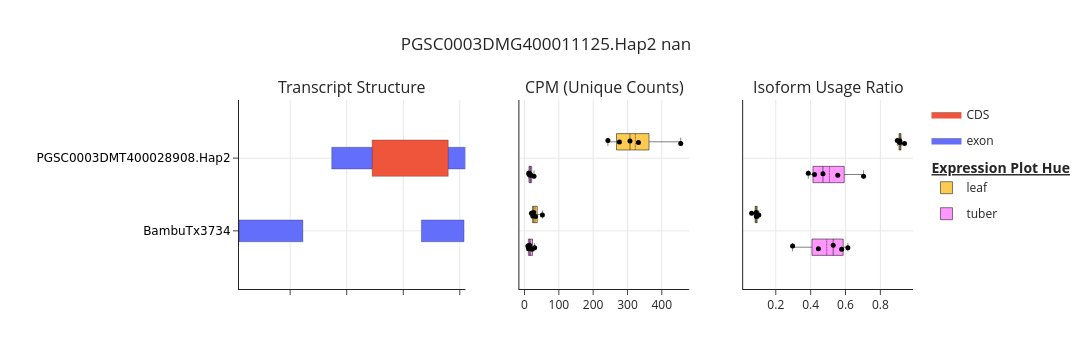
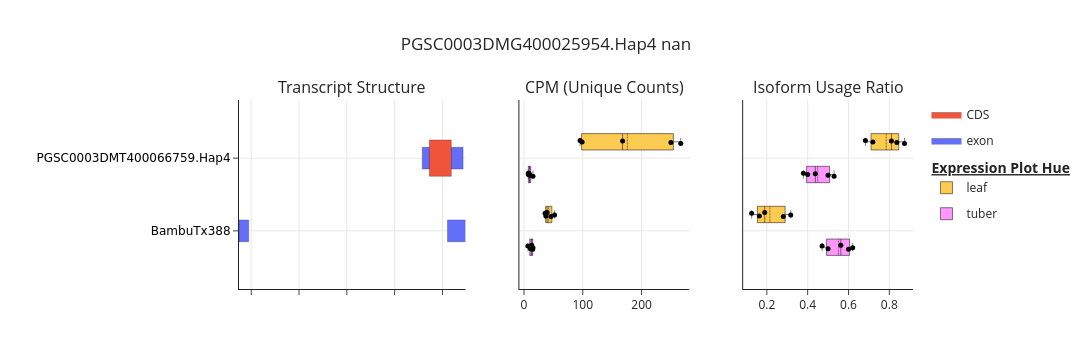
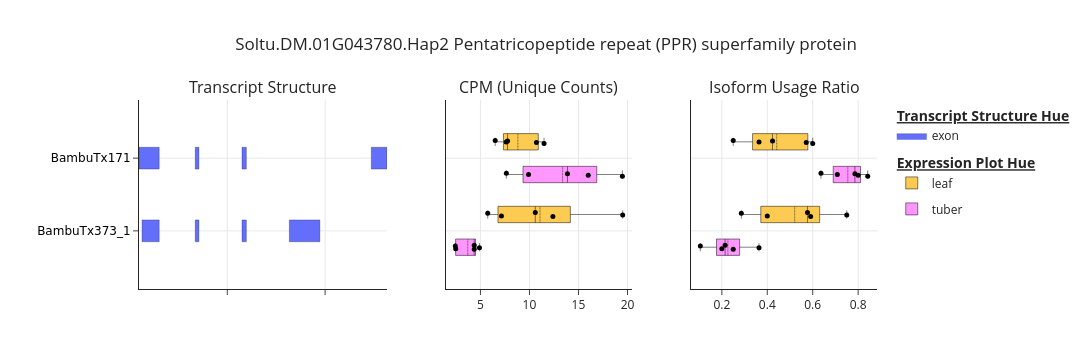
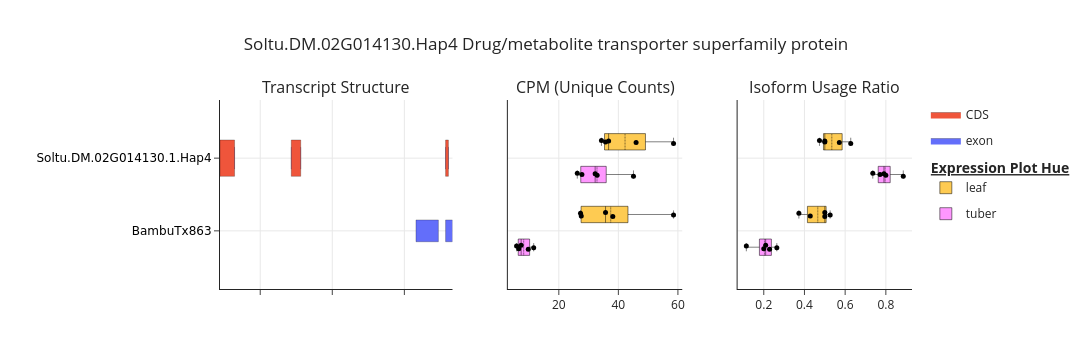

Here is the notebook cell these charts were saved with, in order:
### Code cell
figures = poly.plot_differential_isoform_usage(
    results_df=DIU_plotting_result,
    annotation_df=annotation_pl,
    fdr_threshold=0.05,
    ratio_difference_threshold=0.2
)

### Figure 1 — Plotly figure (JSON) as saved in the notebook; plotly's stock layout.template omitted (floating-point values rounded to 4 significant figures)
{"data": [{"fill": "toself", "fillcolor": "#636EFA", "hoverinfo": "text", "hoverlabel": {"namelength": -1}, "hoveron": "fills+points", "hovertemplate": "<b>transcript_id:</b> PGSC0003DMT400028908.Hap2<br><b>Feature Type:</b> exon<br><b>Feature Number:</b> None<br><b>Chromosome:</b> chr10_2<br><b>Start:</b> 13877947<br><b>End:</b> 13878420<br><b>Size:</b> 474<br><extra></extra>", "legendgroup": "exon", "legendgrouptitle": {"text": ""}, "legendrank": 2, "line": {"color": "black", "width": 0.25}, "mode": "lines", "name": "exon", "opacity": 1, "showlegend": true, "type": "scatter", "x": [13877947, 13878420, 13878420, 13877947, 13877947], "xaxis": "x", "y": [0.85, 0.85, 1.15, 1.15, 0.85], "yaxis": "y"}, {"fill": "toself", "fillcolor": "#636EFA", "hoverinfo": "text", "hoverlabel": {"namelength": -1}, "hoveron": "fills+points", "hovertemplate": "<b>transcript_id:</b> BambuTx3734<br><b>Feature Type:</b> exon<br><b>Feature Number:</b> None<br><b>Chromosome:</b> chr10_2<br><b>Start:</b> 13878264<br><b>End:</b> 13878415<br><b>Size:</b> 152<br><extra></extra>", "legendgroup": "exon", "legendgrouptitle": {"text": ""}, "legendrank": 2, "line": {"color": "black", "width": 0.25}, "mode": "lines", "name": "exon", "opacity": 1, "showlegend": false, "type": "scatter", "x": [13878264, 13878415, 13878415, 13878264, 13878264], "xaxis": "x", "y": [-0.15, -0.15, 0.15, 0.15, -0.15], "yaxis": "y"}, {"fill": "toself", "fillcolor": "#636EFA", "hoverinfo": "text", "hoverlabel": {"namelength": -1}, "hoveron": "fills+points", "hovertemplate": "<b>transcript_id:</b> BambuTx3734<br><b>Feature Type:</b> exon<br><b>Feature Number:</b> None<br><b>Chromosome:</b> chr10_2<br><b>Start:</b> 13877619<br><b>End:</b> 13877845<br><b>Size:</b> 227<br><extra></extra>", "legendgroup": "exon", "legendgrouptitle": {"text": ""}, "legendrank": 2, "line": {"color": "black", "width": 0.25}, "mode": "lines", "name": "exon", "opacity": 1, "showlegend": false, "type": "scatter", "x": [13877619, 13877845, 13877845, 13877619, 13877619], "xaxis": "x", "y": [-0.15, -0.15, 0.15, 0.15, -0.15], "yaxis": "y"}, {"fill": "toself", "fillcolor": "#EF553B", "hoverinfo": "text", "hoverlabel": {"namelength": -1}, "hoveron": "fills+points", "hovertemplate": "<b>transcript_id:</b> PGSC0003DMT400028908.Hap2<br><b>Feature Type:</b> CDS<br><b>Feature Number:</b> None<br><b>Chromosome:</b> chr10_2<br><b>Start:</b> 13878090<br><b>End:</b> 13878359<br><b>Size:</b> 270<br><extra></extra>", "legendgroup": "CDS", "legendgrouptitle": {"text": ""}, "legendrank": 1, "line": {"color": "black", "width": 0.25}, "mode": "lines", "name": "CDS", "opacity": 1, "showlegend": true, "type": "scatter", "x": [13878090, 13878359, 13878359, 13878090, 13878090], "xaxis": "x", "y": [0.75, 0.75, 1.25, 1.25, 0.75], "yaxis": "y"}, {"boxmean": true, "boxpoints": "all", "fillcolor": "#FF97FF", "jitter": 0.3, "legendgroup": "tuber", "legendgrouptitle": {"text": ""}, "legendrank": 4, "line": {"width": 0.5}, "marker": {"color": "black", "opacity": 1, "size": 5}, "name": "tuber", "offsetgroup": "4", "opacity": 1, "orientation": "h", "pointpos": 0, "showlegend": true, "text": ["SRR14995031", "SRR14995033", "SRR14995032", "SRR14995034", "SRR14995933", "SRR14995031", "SRR14995033", "SRR14995032", "SRR14995034", "SRR14995933"], "type": "box", "x": [21.22, 14.86, 29.48, 11.63, 9.739, 15.51, 13.21, 18.56, 27.63, 12.17], "xaxis": "x2", "y": ["0", "0", "0", "0", "0", "1", "1", "1", "1", "1"], "yaxis": "y2"}, {"boxmean": true, "boxpoints": "all", "fillcolor": "#FECB52", "jitter": 0.3, "legendgroup": "leaf", "legendgrouptitle": {"text": "<b><u>Expression Plot Hue<u><b>"}, "legendrank": 3, "line": {"width": 0.5}, "marker": {"color": "black", "opacity": 1, "size": 5}, "name": "leaf", "offsetgroup": "3", "opacity": 1, "orientation": "h", "pointpos": 0, "showlegend": true, "text": ["SRR14993893", "SRR14993895", "SRR14993894", "SRR14993892", "SRR14996168", "SRR14993893", "SRR14993895", "SRR14993894", "SRR14993892", "SRR14996168"], "type": "box", "x": [52.03, 20.11, 24.01, 32.12, 26.69, 455.2, 307.3, 242.9, 331.9, 276.4], "xaxis": "x2", "y": ["0", "0", "0", "0", "0", "1", "1", "1", "1", "1"], "yaxis": "y2"}, {"boxmean": true, "boxpoints": "all", "fillcolor": "#FF97FF", "jitter": 0.3, "legendgroup": "tuber", "legendgrouptitle": {"text": ""}, "legendrank": 4, "line": {"width": 0.5}, "marker": {"color": "black", "opacity": 1, "size": 5}, "name": "tuber", "offsetgroup": "4", "opacity": 1, "orientation": "h", "pointpos": 0, "showlegend": false, "text": ["SRR14995031", "SRR14995033", "SRR14995032", "SRR14995034", "SRR14995933", "SRR14995031", "SRR14995033", "SRR14995032", "SRR14995034", "SRR14995933"], "type": "box", "x": [0.5778, 0.5294, 0.6136, 0.2963, 0.4444, 0.4222, 0.4706, 0.3864, 0.7037, 0.5556], "xaxis": "x3", "y": ["0", "0", "0", "0", "0", "1", "1", "1", "1", "1"], "yaxis": "y3"}, {"boxmean": true, "boxpoints": "all", "fillcolor": "#FECB52", "jitter": 0.3, "legendgroup": "leaf", "legendgrouptitle": {"text": "<b><u>Expression Plot Hue<u><b>"}, "legendrank": 3, "line": {"width": 0.5}, "marker": {"color": "black", "opacity": 1, "size": 5}, "name": "leaf", "offsetgroup": "3", "opacity": 1, "orientation": "h", "pointpos": 0, "showlegend": false, "text": ["SRR14993893", "SRR14993895", "SRR14993894", "SRR14993892", "SRR14996168", "SRR14993893", "SRR14993895", "SRR14993894", "SRR14993892", "SRR14996168"], "type": "box", "x": [0.1026, 0.0614, 0.08995, 0.08824, 0.08805, 0.8974, 0.9386, 0.9101, 0.9118, 0.9119], "xaxis": "x3", "y": ["0", "0", "0", "0", "0", "1", "1", "1", "1", "1"], "yaxis": "y3"}], "layout": {"annotations": [{"font": {"size": 16}, "showarrow": false, "text": "Transcript Structure", "x": 0.168, "xanchor": "center", "xref": "paper", "y": 1, "yanchor": "bottom", "yref": "paper"}, {"font": {"size": 16}, "showarrow": false, "text": "CPM (Unique Counts)", "x": 0.542, "xanchor": "center", "xref": "paper", "y": 1, "yanchor": "bottom", "yref": "paper"}, {"font": {"size": 16}, "showarrow": false, "text": "Isoform Usage Ratio", "x": 0.874, "xanchor": "center", "xref": "paper", "y": 1, "yanchor": "bottom", "yref": "paper"}], "boxgap": 0.1, "boxgroupgap": 0.5, "boxmode": "group", "height": 350, "hoverlabel": {"font": {"size": 12}}, "hovermode": "closest", "legend": {"font": {"size": 12}, "grouptitlefont": {"size": 14}, "tracegroupgap": 7}, "margin": {"b": 50, "l": 100, "r": 50, "t": 100}, "showlegend": true, "title": {"text": "PGSC0003DMG400011125.Hap2 nan", "x": 0.5, "xanchor": "center"}, "violingap": 0.1, "violingroupgap": 0.5, "violinmode": "group", "width": 1300, "xaxis": {"anchor": "y", "domain": [0, 0.336], "showgrid": true, "showticklabels": false, "tickfont": {"size": 12}, "title": {"text": ""}}, "xaxis2": {"anchor": "y2", "domain": [0.416, 0.668], "showgrid": true, "showticklabels": true, "tickfont": {"size": 12}, "title": {"text": ""}}, "xaxis3": {"anchor": "y3", "domain": [0.748, 1], "showgrid": true, "showticklabels": true, "tickfont": {"size": 12}, "title": {"text": ""}}, "yaxis": {"anchor": "x", "domain": [0, 1], "range": [-0.8, 1.8], "showgrid": true, "showticklabels": true, "tickfont": {"color": "black", "family": "DejaVu Sans", "size": 12}, "ticktext": ["BambuTx3734", "PGSC0003DMT400028908.Hap2"], "tickvals": [0, 1], "title": {"text": ""}}, "yaxis2": {"anchor": "x2", "domain": [0, 1], "matches": "y", "range": [-0.8, 1.8], "showgrid": true, "showticklabels": false, "ticks": "", "ticktext": ["BambuTx3734", "PGSC0003DMT400028908.Hap2"], "tickvals": [0, 1]}, "yaxis3": {"anchor": "x3", "domain": [0, 1], "matches": "y", "range": [-0.8, 1.8], "showgrid": true, "showticklabels": false, "ticks": "", "ticktext": ["BambuTx3734", "PGSC0003DMT400028908.Hap2"], "tickvals": [0, 1]}}}

### Figure 2 — Plotly figure (JSON) as saved in the notebook; plotly's stock layout.template omitted (floating-point values rounded to 4 significant figures)
{"data": [{"fill": "toself", "fillcolor": "#636EFA", "hoverinfo": "text", "hoverlabel": {"namelength": -1}, "hoveron": "fills+points", "hovertemplate": "<b>transcript_id:</b> PGSC0003DMT400066759.Hap4<br><b>Feature Type:</b> exon<br><b>Feature Number:</b> None<br><b>Chromosome:</b> chr01_4<br><b>Start:</b> 65881789<br><b>End:</b> 65882216<br><b>Size:</b> 428<br><extra></extra>", "legendgroup": "exon", "legendgrouptitle": {"text": ""}, "legendrank": 2, "line": {"color": "black", "width": 0.25}, "mode": "lines", "name": "exon", "opacity": 1, "showlegend": true, "type": "scatter", "x": [65881789, 65882216, 65882216, 65881789, 65881789], "xaxis": "x", "y": [0.85, 0.85, 1.15, 1.15, 0.85], "yaxis": "y"}, {"fill": "toself", "fillcolor": "#636EFA", "hoverinfo": "text", "hoverlabel": {"namelength": -1}, "hoveron": "fills+points", "hovertemplate": "<b>transcript_id:</b> BambuTx388<br><b>Feature Type:</b> exon<br><b>Feature Number:</b> None<br><b>Chromosome:</b> chr01_4<br><b>Start:</b> 65882053<br><b>End:</b> 65882241<br><b>Size:</b> 189<br><extra></extra>", "legendgroup": "exon", "legendgrouptitle": {"text": ""}, "legendrank": 2, "line": {"color": "black", "width": 0.25}, "mode": "lines", "name": "exon", "opacity": 1, "showlegend": false, "type": "scatter", "x": [65882053, 65882241, 65882241, 65882053, 65882053], "xaxis": "x", "y": [-0.15, -0.15, 0.15, 0.15, -0.15], "yaxis": "y"}, {"fill": "toself", "fillcolor": "#636EFA", "hoverinfo": "text", "hoverlabel": {"namelength": -1}, "hoveron": "fills+points", "hovertemplate": "<b>transcript_id:</b> BambuTx388<br><b>Feature Type:</b> exon<br><b>Feature Number:</b> None<br><b>Chromosome:</b> chr01_4<br><b>Start:</b> 65879872<br><b>End:</b> 65879973<br><b>Size:</b> 102<br><extra></extra>", "legendgroup": "exon", "legendgrouptitle": {"text": ""}, "legendrank": 2, "line": {"color": "black", "width": 0.25}, "mode": "lines", "name": "exon", "opacity": 1, "showlegend": false, "type": "scatter", "x": [65879872, 65879973, 65879973, 65879872, 65879872], "xaxis": "x", "y": [-0.15, -0.15, 0.15, 0.15, -0.15], "yaxis": "y"}, {"fill": "toself", "fillcolor": "#EF553B", "hoverinfo": "text", "hoverlabel": {"namelength": -1}, "hoveron": "fills+points", "hovertemplate": "<b>transcript_id:</b> PGSC0003DMT400066759.Hap4<br><b>Feature Type:</b> CDS<br><b>Feature Number:</b> None<br><b>Chromosome:</b> chr01_4<br><b>Start:</b> 65881863<br><b>End:</b> 65882093<br><b>Size:</b> 231<br><extra></extra>", "legendgroup": "CDS", "legendgrouptitle": {"text": ""}, "legendrank": 1, "line": {"color": "black", "width": 0.25}, "mode": "lines", "name": "CDS", "opacity": 1, "showlegend": true, "type": "scatter", "x": [65881863, 65882093, 65882093, 65881863, 65881863], "xaxis": "x", "y": [0.75, 0.75, 1.25, 1.25, 0.75], "yaxis": "y"}, {"boxmean": true, "boxpoints": "all", "fillcolor": "#FF97FF", "jitter": 0.3, "legendgroup": "tuber", "legendgrouptitle": {"text": ""}, "legendrank": 4, "line": {"width": 0.5}, "marker": {"color": "black", "opacity": 1, "size": 5}, "name": "tuber", "offsetgroup": "4", "opacity": 1, "orientation": "h", "pointpos": 0, "showlegend": true, "text": ["SRR14995031", "SRR14995033", "SRR14995032", "SRR14995034", "SRR14995933", "SRR14995031", "SRR14995033", "SRR14995032", "SRR14995034", "SRR14995933"], "type": "box", "x": [14.69, 6.605, 15.29, 13.09, 10.96, 8.979, 7.43, 15.29, 10.18, 7.305], "xaxis": "x2", "y": ["0", "0", "0", "0", "0", "1", "1", "1", "1", "1"], "yaxis": "y2"}, {"boxmean": true, "boxpoints": "all", "fillcolor": "#FECB52", "jitter": 0.3, "legendgroup": "leaf", "legendgrouptitle": {"text": "<b><u>Expression Plot Hue<u><b>"}, "legendrank": 3, "line": {"width": 0.5}, "marker": {"color": "black", "opacity": 1, "size": 5}, "name": "leaf", "offsetgroup": "3", "opacity": 1, "orientation": "h", "pointpos": 0, "showlegend": true, "text": ["SRR14993893", "SRR14993895", "SRR14993894", "SRR14993892", "SRR14996168", "SRR14993893", "SRR14993895", "SRR14993894", "SRR14993892", "SRR14996168"], "type": "box", "x": [52.03, 35.9, 45.9, 39.26, 37.18, 266.6, 249.9, 98.86, 167.7, 95.32], "xaxis": "x2", "y": ["0", "0", "0", "0", "0", "1", "1", "1", "1", "1"], "yaxis": "y2"}, {"boxmean": true, "boxpoints": "all", "fillcolor": "#FF97FF", "jitter": 0.3, "legendgroup": "tuber", "legendgrouptitle": {"text": ""}, "legendrank": 4, "line": {"width": 0.5}, "marker": {"color": "black", "opacity": 1, "size": 5}, "name": "tuber", "offsetgroup": "4", "opacity": 1, "orientation": "h", "pointpos": 0, "showlegend": false, "text": ["SRR14995031", "SRR14995033", "SRR14995032", "SRR14995034", "SRR14995933", "SRR14995031", "SRR14995033", "SRR14995032", "SRR14995034", "SRR14995933"], "type": "box", "x": [0.6207, 0.4706, 0.5, 0.5625, 0.6, 0.3793, 0.5294, 0.5, 0.4375, 0.4], "xaxis": "x3", "y": ["0", "0", "0", "0", "0", "1", "1", "1", "1", "1"], "yaxis": "y3"}, {"boxmean": true, "boxpoints": "all", "fillcolor": "#FECB52", "jitter": 0.3, "legendgroup": "leaf", "legendgrouptitle": {"text": "<b><u>Expression Plot Hue<u><b>"}, "legendrank": 3, "line": {"width": 0.5}, "marker": {"color": "black", "opacity": 1, "size": 5}, "name": "leaf", "offsetgroup": "3", "opacity": 1, "orientation": "h", "pointpos": 0, "showlegend": false, "text": ["SRR14993893", "SRR14993895", "SRR14993894", "SRR14993892", "SRR14996168", "SRR14993893", "SRR14993895", "SRR14993894", "SRR14993892", "SRR14996168"], "type": "box", "x": [0.1633, 0.1256, 0.3171, 0.1897, 0.2806, 0.8367, 0.8744, 0.6829, 0.8103, 0.7194], "xaxis": "x3", "y": ["0", "0", "0", "0", "0", "1", "1", "1", "1", "1"], "yaxis": "y3"}], "layout": {"annotations": [{"font": {"size": 16}, "showarrow": false, "text": "Transcript Structure", "x": 0.168, "xanchor": "center", "xref": "paper", "y": 1, "yanchor": "bottom", "yref": "paper"}, {"font": {"size": 16}, "showarrow": false, "text": "CPM (Unique Counts)", "x": 0.542, "xanchor": "center", "xref": "paper", "y": 1, "yanchor": "bottom", "yref": "paper"}, {"font": {"size": 16}, "showarrow": false, "text": "Isoform Usage Ratio", "x": 0.874, "xanchor": "center", "xref": "paper", "y": 1, "yanchor": "bottom", "yref": "paper"}], "boxgap": 0.1, "boxgroupgap": 0.5, "boxmode": "group", "height": 350, "hoverlabel": {"font": {"size": 12}}, "hovermode": "closest", "legend": {"font": {"size": 12}, "grouptitlefont": {"size": 14}, "tracegroupgap": 7}, "margin": {"b": 50, "l": 100, "r": 50, "t": 100}, "showlegend": true, "title": {"text": "PGSC0003DMG400025954.Hap4 nan", "x": 0.5, "xanchor": "center"}, "violingap": 0.1, "violingroupgap": 0.5, "violinmode": "group", "width": 1300, "xaxis": {"anchor": "y", "domain": [0, 0.336], "showgrid": true, "showticklabels": false, "tickfont": {"size": 12}, "title": {"text": ""}}, "xaxis2": {"anchor": "y2", "domain": [0.416, 0.668], "showgrid": true, "showticklabels": true, "tickfont": {"size": 12}, "title": {"text": ""}}, "xaxis3": {"anchor": "y3", "domain": [0.748, 1], "showgrid": true, "showticklabels": true, "tickfont": {"size": 12}, "title": {"text": ""}}, "yaxis": {"anchor": "x", "domain": [0, 1], "range": [-0.8, 1.8], "showgrid": true, "showticklabels": true, "tickfont": {"color": "black", "family": "DejaVu Sans", "size": 12}, "ticktext": ["BambuTx388", "PGSC0003DMT400066759.Hap4"], "tickvals": [0, 1], "title": {"text": ""}}, "yaxis2": {"anchor": "x2", "domain": [0, 1], "matches": "y", "range": [-0.8, 1.8], "showgrid": true, "showticklabels": false, "ticks": "", "ticktext": ["BambuTx388", "PGSC0003DMT400066759.Hap4"], "tickvals": [0, 1]}, "yaxis3": {"anchor": "x3", "domain": [0, 1], "matches": "y", "range": [-0.8, 1.8], "showgrid": true, "showticklabels": false, "ticks": "", "ticktext": ["BambuTx388", "PGSC0003DMT400066759.Hap4"], "tickvals": [0, 1]}}}

### Figure 3 — Plotly figure (JSON) as saved in the notebook; plotly's stock layout.template omitted (floating-point values rounded to 4 significant figures)
{"data": [{"fill": "toself", "fillcolor": "#636EFA", "hoverinfo": "text", "hoverlabel": {"namelength": -1}, "hoveron": "fills+points", "hovertemplate": "<b>transcript_id:</b> BambuTx171<br><b>Feature Type:</b> exon<br><b>Feature Number:</b> None<br><b>Chromosome:</b> chr01_2<br><b>Start:</b> 72116943<br><b>End:</b> 72117264<br><b>Size:</b> 322<br><extra></extra>", "legendgroup": "exon", "legendgrouptitle": {"text": "<b><u>Transcript Structure Hue<u><b>"}, "legendrank": 1, "line": {"color": "black", "width": 0.25}, "mode": "lines", "name": "exon", "opacity": 1, "showlegend": true, "type": "scatter", "x": [72116943, 72117264, 72117264, 72116943, 72116943], "xaxis": "x", "y": [0.85, 0.85, 1.15, 1.15, 0.85], "yaxis": "y"}, {"fill": "toself", "fillcolor": "#636EFA", "hoverinfo": "text", "hoverlabel": {"namelength": -1}, "hoveron": "fills+points", "hovertemplate": "<b>transcript_id:</b> BambuTx171<br><b>Feature Type:</b> exon<br><b>Feature Number:</b> None<br><b>Chromosome:</b> chr01_2<br><b>Start:</b> 72114300<br><b>End:</b> 72114390<br><b>Size:</b> 91<br><extra></extra>", "legendgroup": "exon", "legendgrouptitle": {"text": "<b><u>Transcript Structure Hue<u><b>"}, "legendrank": 1, "line": {"color": "black", "width": 0.25}, "mode": "lines", "name": "exon", "opacity": 1, "showlegend": false, "type": "scatter", "x": [72114300, 72114390, 72114390, 72114300, 72114300], "xaxis": "x", "y": [0.85, 0.85, 1.15, 1.15, 0.85], "yaxis": "y"}, {"fill": "toself", "fillcolor": "#636EFA", "hoverinfo": "text", "hoverlabel": {"namelength": -1}, "hoveron": "fills+points", "hovertemplate": "<b>transcript_id:</b> BambuTx171<br><b>Feature Type:</b> exon<br><b>Feature Number:</b> None<br><b>Chromosome:</b> chr01_2<br><b>Start:</b> 72113344<br><b>End:</b> 72113420<br><b>Size:</b> 77<br><extra></extra>", "legendgroup": "exon", "legendgrouptitle": {"text": "<b><u>Transcript Structure Hue<u><b>"}, "legendrank": 1, "line": {"color": "black", "width": 0.25}, "mode": "lines", "name": "exon", "opacity": 1, "showlegend": false, "type": "scatter", "x": [72113344, 72113420, 72113420, 72113344, 72113344], "xaxis": "x", "y": [0.85, 0.85, 1.15, 1.15, 0.85], "yaxis": "y"}, {"fill": "toself", "fillcolor": "#636EFA", "hoverinfo": "text", "hoverlabel": {"namelength": -1}, "hoveron": "fills+points", "hovertemplate": "<b>transcript_id:</b> BambuTx171<br><b>Feature Type:</b> exon<br><b>Feature Number:</b> None<br><b>Chromosome:</b> chr01_2<br><b>Start:</b> 72112195<br><b>End:</b> 72112608<br><b>Size:</b> 414<br><extra></extra>", "legendgroup": "exon", "legendgrouptitle": {"text": "<b><u>Transcript Structure Hue<u><b>"}, "legendrank": 1, "line": {"color": "black", "width": 0.25}, "mode": "lines", "name": "exon", "opacity": 1, "showlegend": false, "type": "scatter", "x": [72112195, 72112608, 72112608, 72112195, 72112195], "xaxis": "x", "y": [0.85, 0.85, 1.15, 1.15, 0.85], "yaxis": "y"}, {"fill": "toself", "fillcolor": "#636EFA", "hoverinfo": "text", "hoverlabel": {"namelength": -1}, "hoveron": "fills+points", "hovertemplate": "<b>transcript_id:</b> BambuTx373_1<br><b>Feature Type:</b> exon<br><b>Feature Number:</b> None<br><b>Chromosome:</b> chr01_2<br><b>Start:</b> 72115268<br><b>End:</b> 72115893<br><b>Size:</b> 626<br><extra></extra>", "legendgroup": "exon", "legendgrouptitle": {"text": "<b><u>Transcript Structure Hue<u><b>"}, "legendrank": 1, "line": {"color": "black", "width": 0.25}, "mode": "lines", "name": "exon", "opacity": 1, "showlegend": false, "type": "scatter", "x": [72115268, 72115893, 72115893, 72115268, 72115268], "xaxis": "x", "y": [-0.15, -0.15, 0.15, 0.15, -0.15], "yaxis": "y"}, {"fill": "toself", "fillcolor": "#636EFA", "hoverinfo": "text", "hoverlabel": {"namelength": -1}, "hoveron": "fills+points", "hovertemplate": "<b>transcript_id:</b> BambuTx373_1<br><b>Feature Type:</b> exon<br><b>Feature Number:</b> None<br><b>Chromosome:</b> chr01_2<br><b>Start:</b> 72114300<br><b>End:</b> 72114390<br><b>Size:</b> 91<br><extra></extra>", "legendgroup": "exon", "legendgrouptitle": {"text": "<b><u>Transcript Structure Hue<u><b>"}, "legendrank": 1, "line": {"color": "black", "width": 0.25}, "mode": "lines", "name": "exon", "opacity": 1, "showlegend": false, "type": "scatter", "x": [72114300, 72114390, 72114390, 72114300, 72114300], "xaxis": "x", "y": [-0.15, -0.15, 0.15, 0.15, -0.15], "yaxis": "y"}, {"fill": "toself", "fillcolor": "#636EFA", "hoverinfo": "text", "hoverlabel": {"namelength": -1}, "hoveron": "fills+points", "hovertemplate": "<b>transcript_id:</b> BambuTx373_1<br><b>Feature Type:</b> exon<br><b>Feature Number:</b> None<br><b>Chromosome:</b> chr01_2<br><b>Start:</b> 72113344<br><b>End:</b> 72113420<br><b>Size:</b> 77<br><extra></extra>", "legendgroup": "exon", "legendgrouptitle": {"text": "<b><u>Transcript Structure Hue<u><b>"}, "legendrank": 1, "line": {"color": "black", "width": 0.25}, "mode": "lines", "name": "exon", "opacity": 1, "showlegend": false, "type": "scatter", "x": [72113344, 72113420, 72113420, 72113344, 72113344], "xaxis": "x", "y": [-0.15, -0.15, 0.15, 0.15, -0.15], "yaxis": "y"}, {"fill": "toself", "fillcolor": "#636EFA", "hoverinfo": "text", "hoverlabel": {"namelength": -1}, "hoveron": "fills+points", "hovertemplate": "<b>transcript_id:</b> BambuTx373_1<br><b>Feature Type:</b> exon<br><b>Feature Number:</b> None<br><b>Chromosome:</b> chr01_2<br><b>Start:</b> 72112257<br><b>End:</b> 72112608<br><b>Size:</b> 352<br><extra></extra>", "legendgroup": "exon", "legendgrouptitle": {"text": "<b><u>Transcript Structure Hue<u><b>"}, "legendrank": 1, "line": {"color": "black", "width": 0.25}, "mode": "lines", "name": "exon", "opacity": 1, "showlegend": false, "type": "scatter", "x": [72112257, 72112608, 72112608, 72112257, 72112257], "xaxis": "x", "y": [-0.15, -0.15, 0.15, 0.15, -0.15], "yaxis": "y"}, {"boxmean": true, "boxpoints": "all", "fillcolor": "#FF97FF", "jitter": 0.3, "legendgroup": "tuber", "legendgrouptitle": {"text": ""}, "legendrank": 3, "line": {"width": 0.5}, "marker": {"color": "black", "opacity": 1, "size": 5}, "name": "tuber", "offsetgroup": "3", "opacity": 1, "orientation": "h", "pointpos": 0, "showlegend": true, "text": ["SRR14995031", "SRR14995033", "SRR14995032", "SRR14995034", "SRR14995933", "SRR14995031", "SRR14995033", "SRR14995032", "SRR14995034", "SRR14995933"], "type": "box", "x": [4.898, 2.477, 4.367, 4.362, 2.435, 13.88, 9.907, 7.643, 16.0, 19.48], "xaxis": "x2", "y": ["0", "0", "0", "0", "0", "1", "1", "1", "1", "1"], "yaxis": "y2"}, {"boxmean": true, "boxpoints": "all", "fillcolor": "#FECB52", "jitter": 0.3, "legendgroup": "leaf", "legendgrouptitle": {"text": "<b><u>Expression Plot Hue<u><b>"}, "legendrank": 2, "line": {"width": 0.5}, "marker": {"color": "black", "opacity": 1, "size": 5}, "name": "leaf", "offsetgroup": "2", "opacity": 1, "orientation": "h", "pointpos": 0, "showlegend": true, "text": ["SRR14993893", "SRR14993895", "SRR14993894", "SRR14993892", "SRR14996168", "SRR14993893", "SRR14993895", "SRR14993894", "SRR14993892", "SRR14996168"], "type": "box", "x": [19.51, 5.744, 10.59, 7.138, 12.39, 6.503, 11.49, 7.768, 10.71, 7.626], "xaxis": "x2", "y": ["0", "0", "0", "0", "0", "1", "1", "1", "1", "1"], "yaxis": "y2"}, {"boxmean": true, "boxpoints": "all", "fillcolor": "#FF97FF", "jitter": 0.3, "legendgroup": "tuber", "legendgrouptitle": {"text": ""}, "legendrank": 3, "line": {"width": 0.5}, "marker": {"color": "black", "opacity": 1, "size": 5}, "name": "tuber", "offsetgroup": "3", "opacity": 1, "orientation": "h", "pointpos": 0, "showlegend": false, "text": ["SRR14995031", "SRR14995033", "SRR14995032", "SRR14995034", "SRR14995933", "SRR14995031", "SRR14995033", "SRR14995032", "SRR14995034", "SRR14995933"], "type": "box", "x": [0.25, 0.2, 0.3636, 0.2143, 0.1053, 0.7083, 0.8, 0.6364, 0.7857, 0.8421], "xaxis": "x3", "y": ["0", "0", "0", "0", "0", "1", "1", "1", "1", "1"], "yaxis": "y3"}, {"boxmean": true, "boxpoints": "all", "fillcolor": "#FECB52", "jitter": 0.3, "legendgroup": "leaf", "legendgrouptitle": {"text": "<b><u>Expression Plot Hue<u><b>"}, "legendrank": 2, "line": {"width": 0.5}, "marker": {"color": "black", "opacity": 1, "size": 5}, "name": "leaf", "offsetgroup": "2", "opacity": 1, "orientation": "h", "pointpos": 0, "showlegend": false, "text": ["SRR14993893", "SRR14993895", "SRR14993894", "SRR14993892", "SRR14996168", "SRR14993893", "SRR14993895", "SRR14993894", "SRR14993892", "SRR14996168"], "type": "box", "x": [0.75, 0.2857, 0.5769, 0.4, 0.5909, 0.25, 0.5714, 0.4231, 0.6, 0.3636], "xaxis": "x3", "y": ["0", "0", "0", "0", "0", "1", "1", "1", "1", "1"], "yaxis": "y3"}], "layout": {"annotations": [{"font": {"size": 16}, "showarrow": false, "text": "Transcript Structure", "x": 0.168, "xanchor": "center", "xref": "paper", "y": 1, "yanchor": "bottom", "yref": "paper"}, {"font": {"size": 16}, "showarrow": false, "text": "CPM (Unique Counts)", "x": 0.542, "xanchor": "center", "xref": "paper", "y": 1, "yanchor": "bottom", "yref": "paper"}, {"font": {"size": 16}, "showarrow": false, "text": "Isoform Usage Ratio", "x": 0.874, "xanchor": "center", "xref": "paper", "y": 1, "yanchor": "bottom", "yref": "paper"}], "boxgap": 0.1, "boxgroupgap": 0.5, "boxmode": "group", "height": 350, "hoverlabel": {"font": {"size": 12}}, "hovermode": "closest", "legend": {"font": {"size": 12}, "grouptitlefont": {"size": 14}, "tracegroupgap": 7}, "margin": {"b": 50, "l": 100, "r": 50, "t": 100}, "showlegend": true, "title": {"text": "Soltu.DM.01G043780.Hap2 Pentatricopeptide repeat (PPR) superfamily protein", "x": 0.5, "xanchor": "center"}, "violingap": 0.1, "violingroupgap": 0.5, "violinmode": "group", "width": 1300, "xaxis": {"anchor": "y", "domain": [0, 0.336], "showgrid": true, "showticklabels": false, "tickfont": {"size": 12}, "title": {"text": ""}}, "xaxis2": {"anchor": "y2", "domain": [0.416, 0.668], "showgrid": true, "showticklabels": true, "tickfont": {"size": 12}, "title": {"text": ""}}, "xaxis3": {"anchor": "y3", "domain": [0.748, 1], "showgrid": true, "showticklabels": true, "tickfont": {"size": 12}, "title": {"text": ""}}, "yaxis": {"anchor": "x", "domain": [0, 1], "range": [-0.8, 1.8], "showgrid": true, "showticklabels": true, "tickfont": {"color": "black", "family": "DejaVu Sans", "size": 12}, "ticktext": ["BambuTx373_1", "BambuTx171"], "tickvals": [0, 1], "title": {"text": ""}}, "yaxis2": {"anchor": "x2", "domain": [0, 1], "matches": "y", "range": [-0.8, 1.8], "showgrid": true, "showticklabels": false, "ticks": "", "ticktext": ["BambuTx373_1", "BambuTx171"], "tickvals": [0, 1]}, "yaxis3": {"anchor": "x3", "domain": [0, 1], "matches": "y", "range": [-0.8, 1.8], "showgrid": true, "showticklabels": false, "ticks": "", "ticktext": ["BambuTx373_1", "BambuTx171"], "tickvals": [0, 1]}}}

### Figure 4 — Plotly figure (JSON) as saved in the notebook; plotly's stock layout.template omitted (floating-point values rounded to 4 significant figures)
{"data": [{"fill": "toself", "fillcolor": "#636EFA", "hoverinfo": "text", "hoverlabel": {"namelength": -1}, "hoveron": "fills+points", "hovertemplate": "<b>transcript_id:</b> Soltu.DM.02G014130.1.Hap4<br><b>Feature Type:</b> exon<br><b>Feature Number:</b> None<br><b>Chromosome:</b> chr02_4<br><b>Start:</b> 25902572<br><b>End:</b> 25902611<br><b>Size:</b> 40<br><extra></extra>", "legendgroup": "exon", "legendgrouptitle": {"text": ""}, "legendrank": 2, "line": {"color": "black", "width": 0.25}, "mode": "lines", "name": "exon", "opacity": 1, "showlegend": true, "type": "scatter", "x": [25902572, 25902611, 25902611, 25902572, 25902572], "xaxis": "x", "y": [0.85, 0.85, 1.15, 1.15, 0.85], "yaxis": "y"}, {"fill": "toself", "fillcolor": "#636EFA", "hoverinfo": "text", "hoverlabel": {"namelength": -1}, "hoveron": "fills+points", "hovertemplate": "<b>transcript_id:</b> Soltu.DM.02G014130.1.Hap4<br><b>Feature Type:</b> exon<br><b>Feature Number:</b> None<br><b>Chromosome:</b> chr02_4<br><b>Start:</b> 25900431<br><b>End:</b> 25900562<br><b>Size:</b> 132<br><extra></extra>", "legendgroup": "exon", "legendgrouptitle": {"text": ""}, "legendrank": 2, "line": {"color": "black", "width": 0.25}, "mode": "lines", "name": "exon", "opacity": 1, "showlegend": false, "type": "scatter", "x": [25900431, 25900562, 25900562, 25900431, 25900431], "xaxis": "x", "y": [0.85, 0.85, 1.15, 1.15, 0.85], "yaxis": "y"}, {"fill": "toself", "fillcolor": "#636EFA", "hoverinfo": "text", "hoverlabel": {"namelength": -1}, "hoveron": "fills+points", "hovertemplate": "<b>transcript_id:</b> Soltu.DM.02G014130.1.Hap4<br><b>Feature Type:</b> exon<br><b>Feature Number:</b> None<br><b>Chromosome:</b> chr02_4<br><b>Start:</b> 25899442<br><b>End:</b> 25899644<br><b>Size:</b> 203<br><extra></extra>", "legendgroup": "exon", "legendgrouptitle": {"text": ""}, "legendrank": 2, "line": {"color": "black", "width": 0.25}, "mode": "lines", "name": "exon", "opacity": 1, "showlegend": false, "type": "scatter", "x": [25899442, 25899644, 25899644, 25899442, 25899442], "xaxis": "x", "y": [0.85, 0.85, 1.15, 1.15, 0.85], "yaxis": "y"}, {"fill": "toself", "fillcolor": "#636EFA", "hoverinfo": "text", "hoverlabel": {"namelength": -1}, "hoveron": "fills+points", "hovertemplate": "<b>transcript_id:</b> BambuTx863<br><b>Feature Type:</b> exon<br><b>Feature Number:</b> None<br><b>Chromosome:</b> chr02_4<br><b>Start:</b> 25902572<br><b>End:</b> 25902668<br><b>Size:</b> 97<br><extra></extra>", "legendgroup": "exon", "legendgrouptitle": {"text": ""}, "legendrank": 2, "line": {"color": "black", "width": 0.25}, "mode": "lines", "name": "exon", "opacity": 1, "showlegend": false, "type": "scatter", "x": [25902572, 25902668, 25902668, 25902572, 25902572], "xaxis": "x", "y": [-0.15, -0.15, 0.15, 0.15, -0.15], "yaxis": "y"}, {"fill": "toself", "fillcolor": "#636EFA", "hoverinfo": "text", "hoverlabel": {"namelength": -1}, "hoveron": "fills+points", "hovertemplate": "<b>transcript_id:</b> BambuTx863<br><b>Feature Type:</b> exon<br><b>Feature Number:</b> None<br><b>Chromosome:</b> chr02_4<br><b>Start:</b> 25902161<br><b>End:</b> 25902472<br><b>Size:</b> 312<br><extra></extra>", "legendgroup": "exon", "legendgrouptitle": {"text": ""}, "legendrank": 2, "line": {"color": "black", "width": 0.25}, "mode": "lines", "name": "exon", "opacity": 1, "showlegend": false, "type": "scatter", "x": [25902161, 25902472, 25902472, 25902161, 25902161], "xaxis": "x", "y": [-0.15, -0.15, 0.15, 0.15, -0.15], "yaxis": "y"}, {"fill": "toself", "fillcolor": "#EF553B", "hoverinfo": "text", "hoverlabel": {"namelength": -1}, "hoveron": "fills+points", "hovertemplate": "<b>transcript_id:</b> Soltu.DM.02G014130.1.Hap4<br><b>Feature Type:</b> CDS<br><b>Feature Number:</b> None<br><b>Chromosome:</b> chr02_4<br><b>Start:</b> 25902572<br><b>End:</b> 25902611<br><b>Size:</b> 40<br><extra></extra>", "legendgroup": "CDS", "legendgrouptitle": {"text": ""}, "legendrank": 1, "line": {"color": "black", "width": 0.25}, "mode": "lines", "name": "CDS", "opacity": 1, "showlegend": true, "type": "scatter", "x": [25902572, 25902611, 25902611, 25902572, 25902572], "xaxis": "x", "y": [0.75, 0.75, 1.25, 1.25, 0.75], "yaxis": "y"}, {"fill": "toself", "fillcolor": "#EF553B", "hoverinfo": "text", "hoverlabel": {"namelength": -1}, "hoveron": "fills+points", "hovertemplate": "<b>transcript_id:</b> Soltu.DM.02G014130.1.Hap4<br><b>Feature Type:</b> CDS<br><b>Feature Number:</b> None<br><b>Chromosome:</b> chr02_4<br><b>Start:</b> 25900431<br><b>End:</b> 25900562<br><b>Size:</b> 132<br><extra></extra>", "legendgroup": "CDS", "legendgrouptitle": {"text": ""}, "legendrank": 1, "line": {"color": "black", "width": 0.25}, "mode": "lines", "name": "CDS", "opacity": 1, "showlegend": false, "type": "scatter", "x": [25900431, 25900562, 25900562, 25900431, 25900431], "xaxis": "x", "y": [0.75, 0.75, 1.25, 1.25, 0.75], "yaxis": "y"}, {"fill": "toself", "fillcolor": "#EF553B", "hoverinfo": "text", "hoverlabel": {"namelength": -1}, "hoveron": "fills+points", "hovertemplate": "<b>transcript_id:</b> Soltu.DM.02G014130.1.Hap4<br><b>Feature Type:</b> CDS<br><b>Feature Number:</b> None<br><b>Chromosome:</b> chr02_4<br><b>Start:</b> 25899442<br><b>End:</b> 25899644<br><b>Size:</b> 203<br><extra></extra>", "legendgroup": "CDS", "legendgrouptitle": {"text": ""}, "legendrank": 1, "line": {"color": "black", "width": 0.25}, "mode": "lines", "name": "CDS", "opacity": 1, "showlegend": false, "type": "scatter", "x": [25899442, 25899644, 25899644, 25899442, 25899442], "xaxis": "x", "y": [0.75, 0.75, 1.25, 1.25, 0.75], "yaxis": "y"}, {"boxmean": true, "boxpoints": "all", "fillcolor": "#FF97FF", "jitter": 0.3, "legendgroup": "tuber", "legendgrouptitle": {"text": ""}, "legendrank": 4, "line": {"width": 0.5}, "marker": {"color": "black", "opacity": 1, "size": 5}, "name": "tuber", "offsetgroup": "4", "opacity": 1, "orientation": "h", "pointpos": 0, "showlegend": true, "text": ["SRR14995031", "SRR14995033", "SRR14995032", "SRR14995034", "SRR14995933", "SRR14995031", "SRR14995033", "SRR14995032", "SRR14995034", "SRR14995933"], "type": "box", "x": [7.347, 11.56, 6.551, 5.816, 9.739, 27.75, 32.2, 26.2, 45.08, 32.87], "xaxis": "x2", "y": ["0", "0", "0", "0", "0", "1", "1", "1", "1", "1"], "yaxis": "y2"}, {"boxmean": true, "boxpoints": "all", "fillcolor": "#FECB52", "jitter": 0.3, "legendgroup": "leaf", "legendgrouptitle": {"text": "<b><u>Expression Plot Hue<u><b>"}, "legendrank": 3, "line": {"width": 0.5}, "marker": {"color": "black", "opacity": 1, "size": 5}, "name": "leaf", "offsetgroup": "3", "opacity": 1, "orientation": "h", "pointpos": 0, "showlegend": true, "text": ["SRR14993893", "SRR14993895", "SRR14993894", "SRR14993892", "SRR14996168", "SRR14993893", "SRR14993895", "SRR14993894", "SRR14993892", "SRR14996168"], "type": "box", "x": [58.53, 27.29, 27.54, 35.69, 38.13, 58.53, 45.96, 36.72, 35.69, 34.32], "xaxis": "x2", "y": ["0", "0", "0", "0", "0", "1", "1", "1", "1", "1"], "yaxis": "y2"}, {"boxmean": true, "boxpoints": "all", "fillcolor": "#FF97FF", "jitter": 0.3, "legendgroup": "tuber", "legendgrouptitle": {"text": ""}, "legendrank": 4, "line": {"width": 0.5}, "marker": {"color": "black", "opacity": 1, "size": 5}, "name": "tuber", "offsetgroup": "4", "opacity": 1, "orientation": "h", "pointpos": 0, "showlegend": false, "text": ["SRR14995031", "SRR14995033", "SRR14995032", "SRR14995034", "SRR14995933", "SRR14995031", "SRR14995033", "SRR14995032", "SRR14995034", "SRR14995933"], "type": "box", "x": [0.2093, 0.2642, 0.2, 0.1143, 0.2286, 0.7907, 0.7358, 0.8, 0.8857, 0.7714], "xaxis": "x3", "y": ["0", "0", "0", "0", "0", "1", "1", "1", "1", "1"], "yaxis": "y3"}, {"boxmean": true, "boxpoints": "all", "fillcolor": "#FECB52", "jitter": 0.3, "legendgroup": "leaf", "legendgrouptitle": {"text": "<b><u>Expression Plot Hue<u><b>"}, "legendrank": 3, "line": {"width": 0.5}, "marker": {"color": "black", "opacity": 1, "size": 5}, "name": "leaf", "offsetgroup": "3", "opacity": 1, "orientation": "h", "pointpos": 0, "showlegend": false, "text": ["SRR14993893", "SRR14993895", "SRR14993894", "SRR14993892", "SRR14996168", "SRR14993893", "SRR14993895", "SRR14993894", "SRR14993892", "SRR14996168"], "type": "box", "x": [0.5, 0.3725, 0.4286, 0.5, 0.5263, 0.5, 0.6275, 0.5714, 0.5, 0.4737], "xaxis": "x3", "y": ["0", "0", "0", "0", "0", "1", "1", "1", "1", "1"], "yaxis": "y3"}], "layout": {"annotations": [{"font": {"size": 16}, "showarrow": false, "text": "Transcript Structure", "x": 0.168, "xanchor": "center", "xref": "paper", "y": 1, "yanchor": "bottom", "yref": "paper"}, {"font": {"size": 16}, "showarrow": false, "text": "CPM (Unique Counts)", "x": 0.542, "xanchor": "center", "xref": "paper", "y": 1, "yanchor": "bottom", "yref": "paper"}, {"font": {"size": 16}, "showarrow": false, "text": "Isoform Usage Ratio", "x": 0.874, "xanchor": "center", "xref": "paper", "y": 1, "yanchor": "bottom", "yref": "paper"}], "boxgap": 0.1, "boxgroupgap": 0.5, "boxmode": "group", "height": 350, "hoverlabel": {"font": {"size": 12}}, "hovermode": "closest", "legend": {"font": {"size": 12}, "grouptitlefont": {"size": 14}, "tracegroupgap": 7}, "margin": {"b": 50, "l": 100, "r": 50, "t": 100}, "showlegend": true, "title": {"text": "Soltu.DM.02G014130.Hap4 Drug/metabolite transporter superfamily protein", "x": 0.5, "xanchor": "center"}, "violingap": 0.1, "violingroupgap": 0.5, "violinmode": "group", "width": 1300, "xaxis": {"anchor": "y", "domain": [0, 0.336], "showgrid": true, "showticklabels": false, "tickfont": {"size": 12}, "title": {"text": ""}}, "xaxis2": {"anchor": "y2", "domain": [0.416, 0.668], "showgrid": true, "showticklabels": true, "tickfont": {"size": 12}, "title": {"text": ""}}, "xaxis3": {"anchor": "y3", "domain": [0.748, 1], "showgrid": true, "showticklabels": true, "tickfont": {"size": 12}, "title": {"text": ""}}, "yaxis": {"anchor": "x", "domain": [0, 1], "range": [-0.8, 1.8], "showgrid": true, "showticklabels": true, "tickfont": {"color": "black", "family": "DejaVu Sans", "size": 12}, "ticktext": ["BambuTx863", "Soltu.DM.02G014130.1.Hap4"], "tickvals": [0, 1], "title": {"text": ""}}, "yaxis2": {"anchor": "x2", "domain": [0, 1], "matches": "y", "range": [-0.8, 1.8], "showgrid": true, "showticklabels": false, "ticks": "", "ticktext": ["BambuTx863", "Soltu.DM.02G014130.1.Hap4"], "tickvals": [0, 1]}, "yaxis3": {"anchor": "x3", "domain": [0, 1], "matches": "y", "range": [-0.8, 1.8], "showgrid": true, "showticklabels": false, "ticks": "", "ticktext": ["BambuTx863", "Soltu.DM.02G014130.1.Hap4"], "tickvals": [0, 1]}}}
